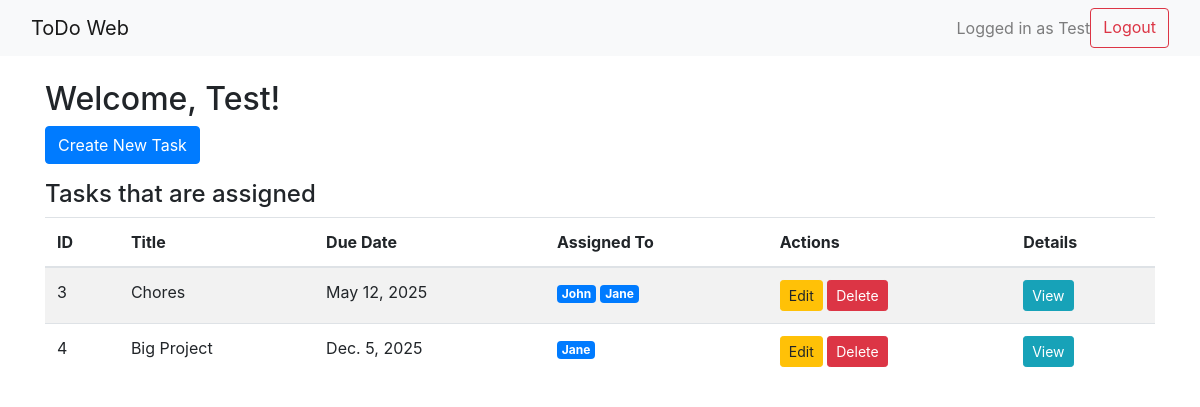
Page / (signed in) on the committed database.
### app/models.py (models this page shows)
class CustomUser(AbstractUser):
    ROLE_CHOICES = [('assigner', 'Assigner'), ('assignee', 'Assignee')]
    role = models.CharField(max_length=10, choices=ROLE_CHOICES)

class Task(models.Model):
    title = models.CharField(max_length=100)
    description = models.TextField(blank=True)
    due_date = models.DateField()
    alarm_days = models.IntegerField()
    status = models.CharField(max_length=20, default='Not started')
    assigned_to = models.ManyToManyField(settings.AUTH_USER_MODEL, related_name='assigned_tasks')
    assigner = models.ForeignKey(
        settings.AUTH_USER_MODEL,
        on_delete = models.SET_NULL,
        null=True,
        blank=True,
        related_name = 'tasks_created'
    )
    STATUS_CHOICES = [
    ('Not started', 'Not started'),
    ('In progress', 'In progress'),
    ('Completed', 'Completed'),
    ]
    status = models.CharField(max_length=20, choices=STATUS_CHOICES, default='Not started')

### app/views.py (the view)
# urls.py: path('', views.dashboard_view, name='dashboard'),
@login_required
def dashboard_view(request):
    if request.user.role == 'assignee':
        tasks = Task.objects.filter(assigned_to=request.user)
        for task in tasks:
            TaskStatus.objects.get_or_create(task=task, user=request.user)
    else:
        tasks = Task.objects.all()
    return render(request, 'dashboard.html', {'tasks': tasks})

### app/templates/dashboard.html (shortened to what this page needs)
{% extends "base.html" %}
{% load task_extras %}
{% block content %}
<h2>Welcome, {{ user.username }}!</h2>
{% if user.role == 'assigner' %}
    <a href="{% url 'create_task' %}" class="btn btn-primary mb-3">Create New Task</a>
    <h4>Tasks that are assigned</h4>
{% endif %}
<table class="table table-striped">
    <thead>
        <tr>
            <th>ID</th>
            <th>Title</th>
            <th>Due Date</th>
            {% if user.role == 'assigner' %}
                <th>Assigned To</th>
            {% endif %}
            {% if user.role == 'assigner' %}
                <th>Actions</th>
            {% endif %}
            <th>Details</th>
        </tr>
    </thead>
    <tbody>
        {% for task in tasks %}
        <tr>
            <td>{{ task.id }}</td>
            <td>{{ task.title }}</td>
            <td>{{ task.due_date }}</td>
            {% if user.role == 'assigner' %}
            <td>
                {% for assigned_user in task.assigned_to.all %}
                    <span class="badge badge-primary">{{ assigned_user.username }}</span>
                {% empty %}
                    <span class="text-muted">None</span>
                {% endfor %}
            </td>
            {% endif %}
            {% if user.role == 'assigner' %}
            <td>
                <a href="{% url 'edit_task' task.id %}" class="btn btn-sm btn-warning">Edit</a>
                <a href="{% url 'delete_task' task.id %}" class="btn btn-sm btn-danger">Delete</a>
            </td>
            {% endif %}
            <td>
                <a href="{% url 'task_detail' task.id %}" class="btn btn-info btn-sm">View</a>
            </td>
        </tr>
        {% empty %}
        <tr><td colspan="8">No tasks available.</td></tr>
        {% endfor %}
    </tbody>
</table>
{% endblock %}

### app/templates/base.html (shortened to what this page needs)
<!DOCTYPE html>
<html lang="en">
<head>
    {% load static %}
    <link rel="stylesheet" href="https://stackpath.bootstrapcdn.com/bootstrap/4.5.2/css/bootstrap.min.css">
</head>
<body>
    <nav class="navbar navbar-expand-lg navbar-light bg-light mb-4">
        <div class="container-fluid">
            <a class="navbar-brand" href="{% url 'dashboard' %}">ToDo Web</a>
            {% if user.is_authenticated %}
            <div class="d-flex ms-auto">
                <span class="navbar-text me-3">
                    Logged in as {{ user.username }}
                </span>
                <a class="btn btn-outline-danger" href="{% url 'logout' %}">Logout</a>
            </div>
            {% endif %}
        </div>
    </nav>
    <div class="container">
        {% block content %}
        {% endblock %}
    </div>
</body>
</html>

### rows in the picture
CustomUser: username "Test"
Task: id "3", title "Chores", due_date "May 12, 2025"
CustomUser: username "John"
CustomUser: username "Jane"
Task: id "4", title "Big Project", due_date "Dec. 5, 2025"
